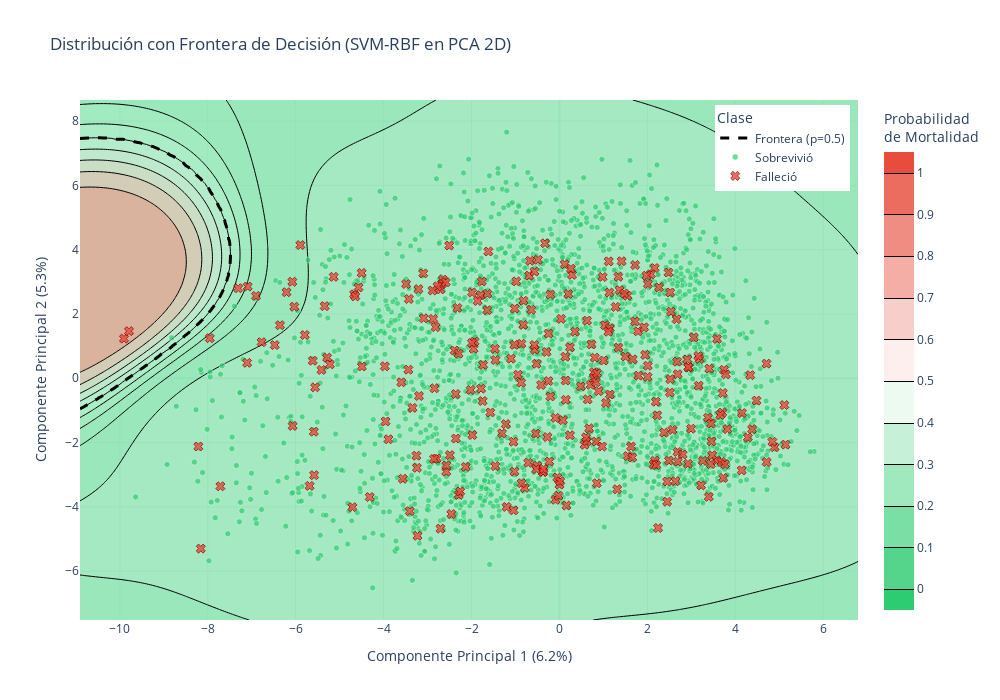

This figure's notebook cell:
### Code cell
# Visualización con frontera de decisión usando un clasificador simple
from sklearn.svm import SVC
from sklearn.neighbors import KNeighborsClassifier
import warnings
warnings.filterwarnings('ignore')

# Entrenar un clasificador en el espacio PCA para visualizar la frontera
clf = SVC(kernel='rbf', C=1.0, gamma='scale', probability=True)
clf.fit(X_pca, y)

# Crear meshgrid para la frontera de decisión
x_min, x_max = X_pca[:, 0].min() - 1, X_pca[:, 0].max() + 1
y_min, y_max = X_pca[:, 1].min() - 1, X_pca[:, 1].max() + 1
xx, yy = np.meshgrid(np.linspace(x_min, x_max, 200),
                      np.linspace(y_min, y_max, 200))

# Predecir probabilidades en el meshgrid
Z = clf.predict_proba(np.c_[xx.ravel(), yy.ravel()])[:, 1]
Z = Z.reshape(xx.shape)

# Crear figura con frontera de decisión
fig_boundary = go.Figure()

# Agregar contorno de probabilidad (frontera de decisión)
fig_boundary.add_trace(go.Contour(
    x=np.linspace(x_min, x_max, 200),
    y=np.linspace(y_min, y_max, 200),
    z=Z,
    colorscale=[[0, 'rgba(46, 204, 113, 0.3)'], [0.5, 'rgba(255, 255, 255, 0.1)'], [1, 'rgba(231, 76, 60, 0.3)']],
    showscale=True,
    colorbar=dict(title='Probabilidad<br>de Mortalidad'),
    contours=dict(
        showlines=True,
        start=0,
        end=1,
        size=0.1
    ),
    line=dict(width=1),
    name='Probabilidad'
))

# Agregar línea de frontera de decisión (probabilidad = 0.5)
fig_boundary.add_trace(go.Contour(
    x=np.linspace(x_min, x_max, 200),
    y=np.linspace(y_min, y_max, 200),
    z=Z,
    showscale=False,
    contours=dict(
        showlines=True,
        start=0.5,
        end=0.5,
        size=0.1,
        coloring='none'
    ),
    line=dict(width=3, color='black', dash='dash'),
    name='Frontera (p=0.5)'
))

# Agregar puntos de sobrevivientes
sobrevivio_mask = y == 0
fig_boundary.add_trace(go.Scatter(
    x=X_pca[sobrevivio_mask, 0],
    y=X_pca[sobrevivio_mask, 1],
    mode='markers',
    marker=dict(
        color='#2ecc71',
        size=6,
        opacity=0.7,
        line=dict(width=0.5, color='white')
    ),
    name='Sobrevivió'
))

# Agregar puntos de fallecidos
fallecio_mask = y == 1
fig_boundary.add_trace(go.Scatter(
    x=X_pca[fallecio_mask, 0],
    y=X_pca[fallecio_mask, 1],
    mode='markers',
    marker=dict(
        color='#e74c3c',
        size=8,
        opacity=0.8,
        symbol='x',
        line=dict(width=1, color='darkred')
    ),
    name='Falleció'
))

fig_boundary.update_layout(
    title='Distribución con Frontera de Decisión (SVM-RBF en PCA 2D)',
    xaxis_title=f'Componente Principal 1 ({pca.explained_variance_ratio_[0]*100:.1f}%)',
    yaxis_title=f'Componente Principal 2 ({pca.explained_variance_ratio_[1]*100:.1f}%)',
    template='plotly_white',
    width=1000,
    height=700,
    legend=dict(
        title='Clase',
        yanchor="top",
        y=0.99,
        xanchor="right",
        x=0.99
    )
)

fig_boundary.show()

print(f"\nPrecisión del clasificador SVM en espacio PCA: {clf.score(X_pca, y)*100:.2f}%")

### Figure 1 — Plotly figure (JSON) as saved in the notebook; plotly's stock layout.template omitted (floating-point values rounded to 4 significant figures; data arrays with more than 128 entries replaced by an {"elided": "..."} marker saying what was removed)
{"data": [{"colorbar": {"title": {"text": "Probabilidad<br>de Mortalidad"}}, "colorscale": [[0, "rgba(46, 204, 113, 0.3)"], [0.5, "rgba(255, 255, 255, 0.1)"], [1, "rgba(231, 76, 60, 0.3)"]], "contours": {"end": 1, "showlines": true, "size": 0.1, "start": 0}, "line": {"width": 1}, "name": "Probabilidad", "showscale": true, "type": "contour", "x": {"elided": "200 float values"}, "y": {"elided": "200 float values"}, "z": {"elided": "200x200 float values"}}, {"contours": {"coloring": "none", "end": 0.5, "showlines": true, "size": 0.1, "start": 0.5}, "line": {"color": "black", "dash": "dash", "width": 3}, "name": "Frontera (p=0.5)", "showscale": false, "type": "contour", "x": {"elided": "200 float values"}, "y": {"elided": "200 float values"}, "z": {"elided": "200x200 float values"}}, {"marker": {"color": "#2ecc71", "line": {"color": "white", "width": 0.5}, "opacity": 0.7, "size": 6}, "mode": "markers", "name": "Sobrevivió", "type": "scatter", "x": {"elided": "2819 float values"}, "y": {"elided": "2819 float values"}}, {"marker": {"color": "#e74c3c", "line": {"color": "darkred", "width": 1}, "opacity": 0.8, "size": 8, "symbol": "x"}, "mode": "markers", "name": "Falleció", "type": "scatter", "x": {"elided": "274 float values"}, "y": {"elided": "274 float values"}}], "layout": {"height": 700, "legend": {"title": {"text": "Clase"}, "x": 0.99, "xanchor": "right", "y": 0.99, "yanchor": "top"}, "title": {"text": "Distribución con Frontera de Decisión (SVM-RBF en PCA 2D)"}, "width": 1000, "xaxis": {"title": {"text": "Componente Principal 1 (6.2%)"}}, "yaxis": {"title": {"text": "Componente Principal 2 (5.3%)"}}}}
